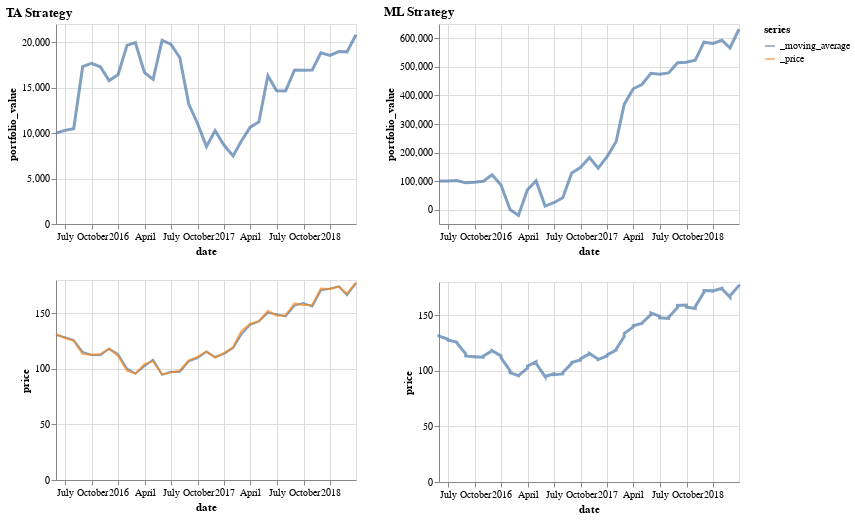

The code cell stored with this chart in its notebook:
### Markdown cell above
## Altair Graphs

### Code cell
select_time = alt.selection(type="interval",encodings=["x"])

portfolio_sma = alt.Chart(sma_series).mark_line(strokeWidth=3, opacity=0.7).encode(
    x="date",
    y='portfolio_value'
).properties(
    width=300,
    height=200
).transform_filter(
    select_time
)

price_sma = alt.Chart(sma_series).mark_line(strokeWidth=2, opacity=0.7).encode(
    x="date",
    y='price',
    color='series',
).properties(
    width=300,
    height=200,
    selection=select_time
)

portfolio_gb = alt.Chart(gb).mark_line(strokeWidth=3, opacity=0.7).encode(
    x="date",
    y='portfolio_value'
).properties(
    width=300,
    height=200
).transform_filter(
    select_time
)

price_gb = alt.Chart(sma_series).mark_line(strokeWidth=3, opacity=0.7).encode(
    x="date",
    y='price'
).properties(
    width=300,
    height=200,
    selection=select_time
)

chart = (portfolio_sma&price_sma).properties(title='TA Strategy') | (portfolio_gb&price_gb).properties(title='ML Strategy')
chart
#chart.save('../images/viz/readme/strategies2.png')
